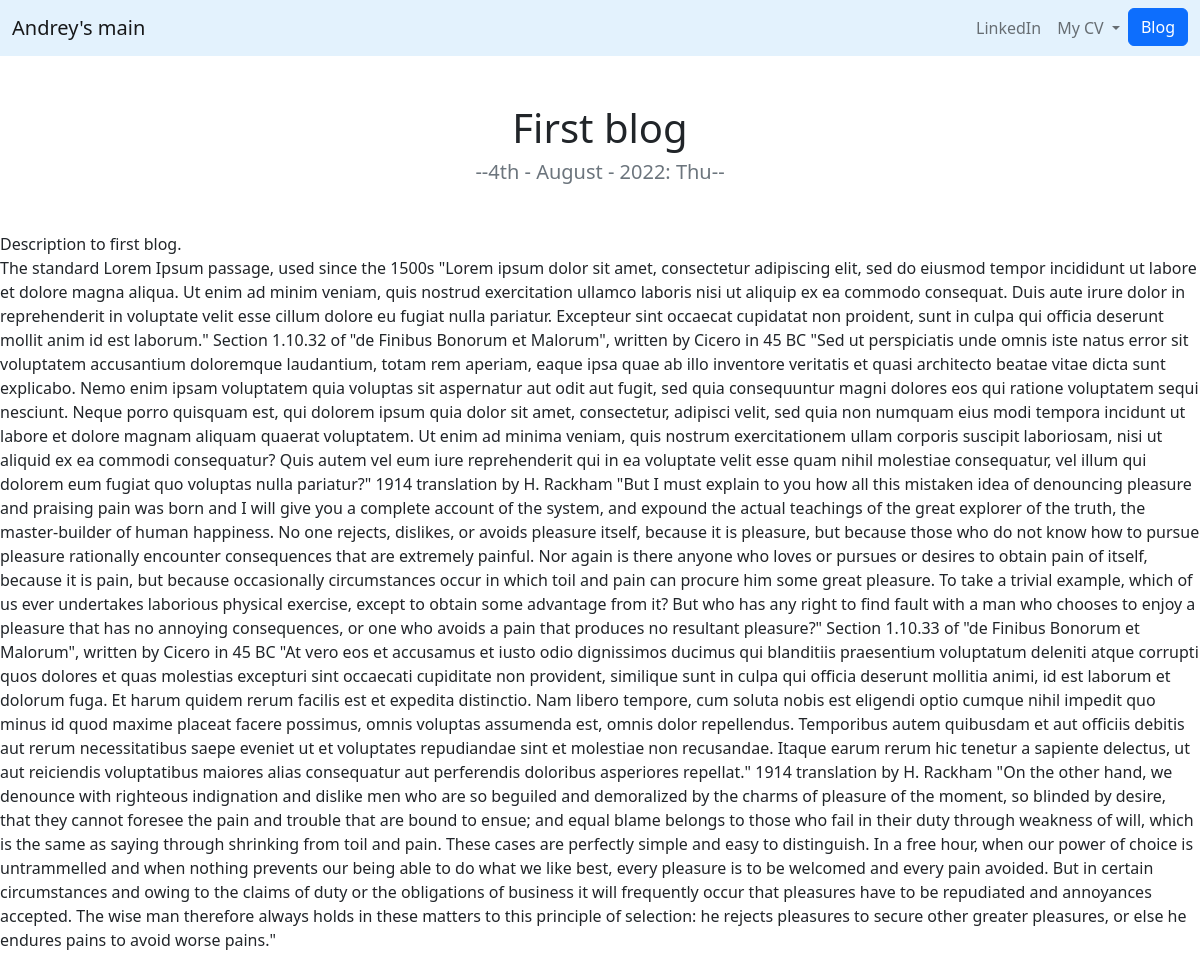
Page /blog/1/ on the committed database.
### blog/models.py (models this page shows, shortened)
class Blog(models.Model):
    title = models.CharField(max_length=200)
    pub_date = models.DateField()
    description = models.TextField()

### blog/views.py (the view)
# urls.py: path('<int:blog_id>/', views.detail, name='detail'),
def detail(request, blog_id):
    blog = get_object_or_404(Blog, pk=blog_id)
    return render(request, 'blog/detail.html', {'blog': blog})

### blog/templates/blog/detail.html
{% extends 'portfolio/base.html' %}
{% block content %}
<h1 class="text-center mt-5" id="blogdetailtitle">{{ blog.title }}</h1>
<h5 class="text-center text-muted mb-5">--{{ blog.pub_date|date:'jS - F - Y: D' }}--</h5>
<p>{{ blog.description|safe }}</p>
{% endblock %}

### rows in the picture
Blog: title "First blog", pub_date "4th - August - 2022: Thu", description "Description to first blog. The standard Lorem Ipsum passage, used since the 1500s \"Lorem ipsum dolor sit amet, consectetur adipiscing elit, sed do eiusmod tempor incididunt ut labore et dolore magna aliqua. Ut enim ad minim veniam, quis nostrud exercitation ullamco laboris nisi ut aliquip ex ea commodo consequat. Duis aute irure dolor in reprehenderit in voluptate velit esse cillum dolore eu fugiat nulla pariatur. Excepteur sint occaecat cupidatat non proident, sunt in culpa qui officia deserunt mollit anim id est laborum.\" Section 1.10.32 of \"de Finibus Bonorum et Malorum\", written by Cicero in 45 BC \"Sed ut perspiciatis unde omnis iste natus error sit voluptatem accusantium doloremque…"
